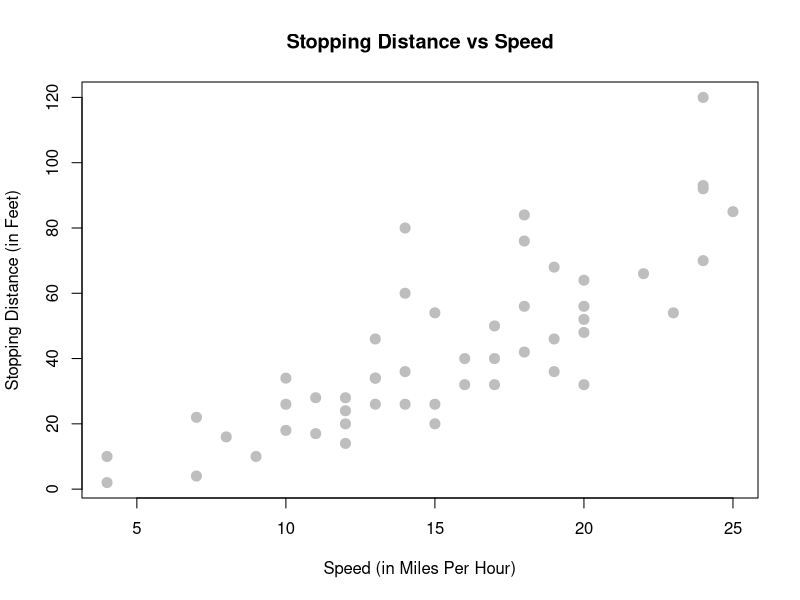
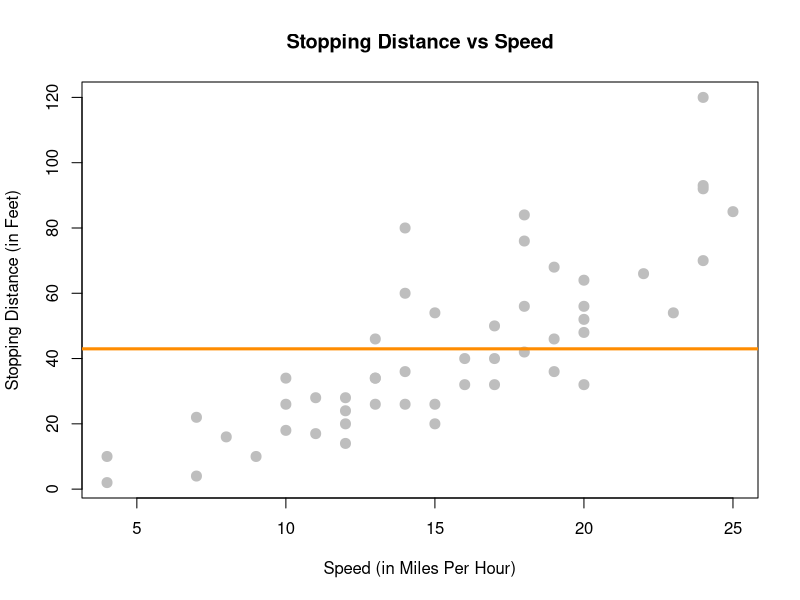
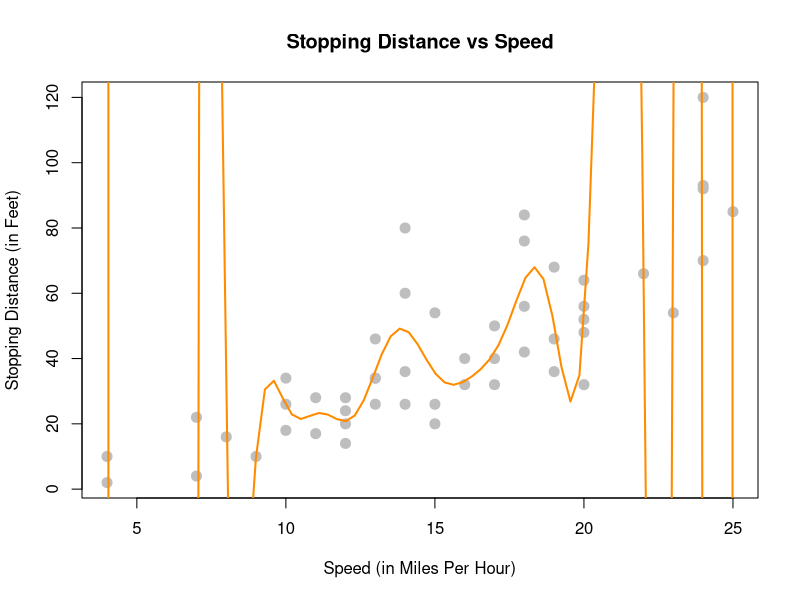
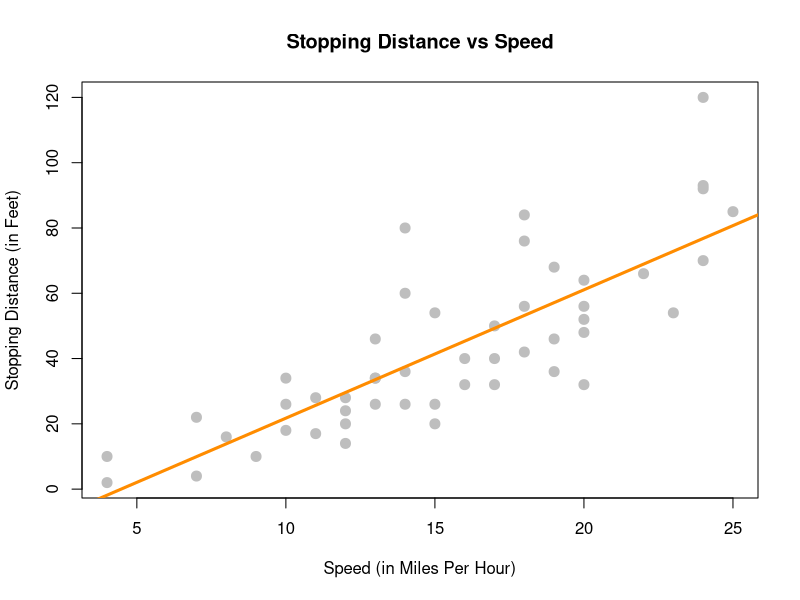
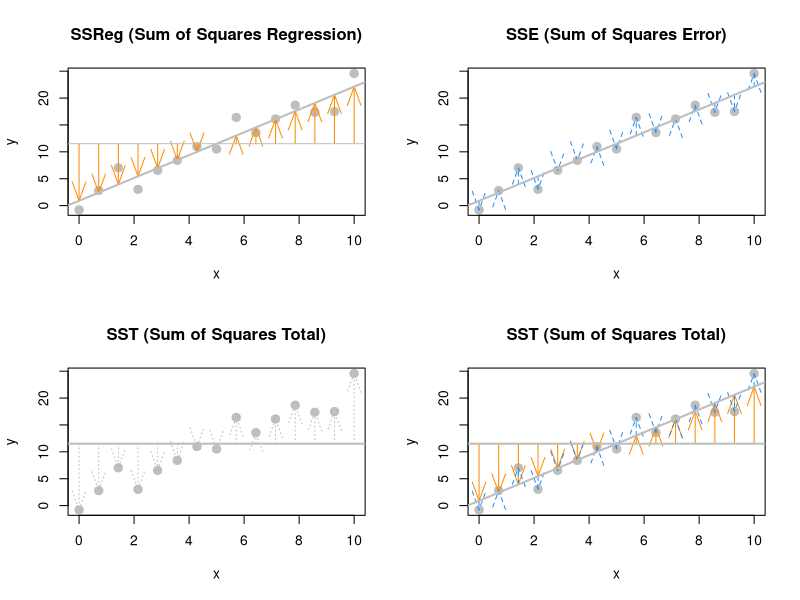
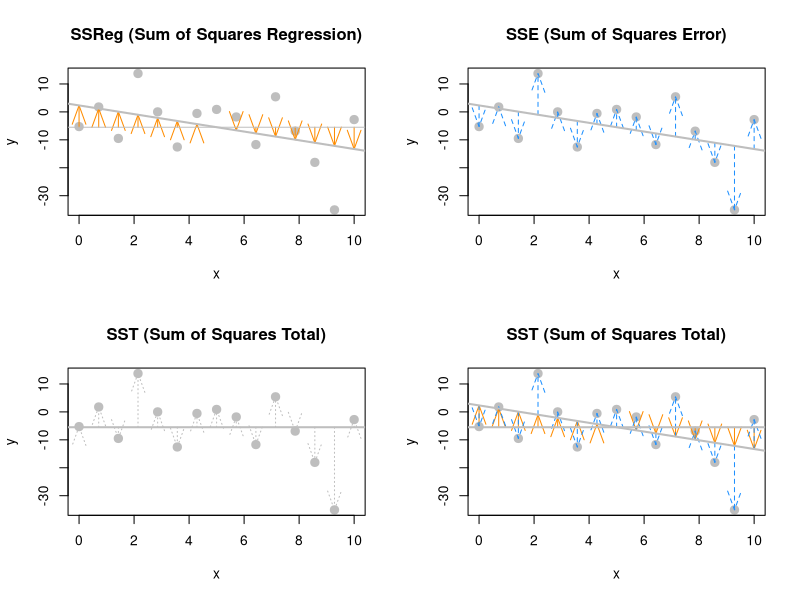
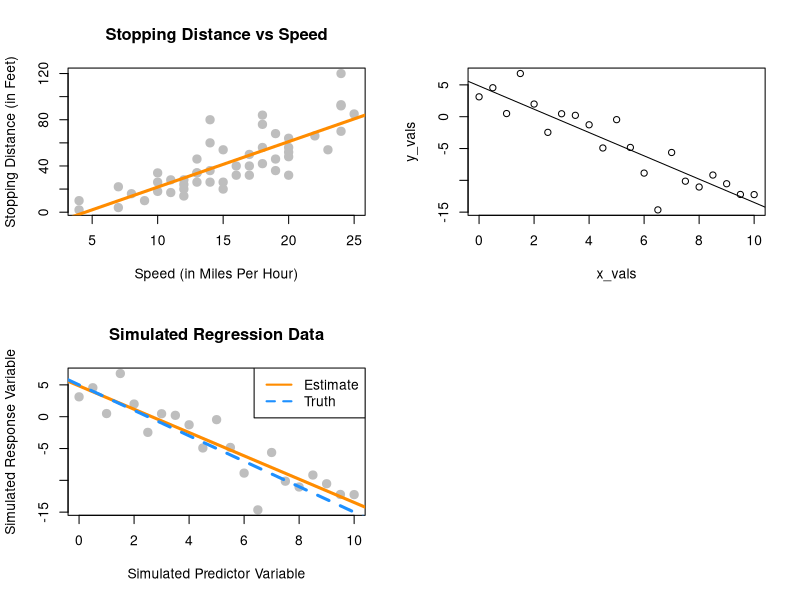

Here is the R script that generated these plots, in order:
## ---- chunk 1
knitr::opts_chunk$set(echo = TRUE)
## ---- chunk 2
knitr::opts_chunk$set(cache = TRUE, autodep = TRUE, fig.align = "center")
## ---- chunk 3
str(cars)
## ---- chunk 4
dim(cars)
nrow(cars)
ncol(cars)
## ---- chunk 5
plot(dist ~ speed, data = cars,
     xlab = "Speed (in Miles Per Hour)",
     ylab = "Stopping Distance (in Feet)",
     main = "Stopping Distance vs Speed",
     pch  = 20,
     cex  = 2,
     col  = "grey")
## ---- chunk 6
plot(dist ~ speed, data = cars,
     xlab = "Speed (in Miles Per Hour)",
     ylab = "Stopping Distance (in Feet)",
     main = "Stopping Distance vs Speed",
     pch  = 20,
     cex  = 2,
     col  = "grey")
underfit_model = lm(dist ~ 1, data = cars)
abline(underfit_model, lwd = 3, col = "darkorange")
## ---- chunk 7
overfit_model = lm(dist ~ poly(speed, 18), data = cars)
x = seq(-10, 50, length.out = 200)
plot(dist ~ speed, data = cars,
     xlab = "Speed (in Miles Per Hour)",
     ylab = "Stopping Distance (in Feet)",
     main = "Stopping Distance vs Speed",
     pch  = 20,
     cex  = 2,
     col  = "grey")
lines(x, predict(overfit_model, data.frame(speed = x)), lwd = 2, col = "darkorange")
## ---- chunk 8
stop_dist_model = lm(dist ~ speed, data = cars)
plot(dist ~ speed, data = cars,
     xlab = "Speed (in Miles Per Hour)",
     ylab = "Stopping Distance (in Feet)",
     main = "Stopping Distance vs Speed",
     pch  = 20,
     cex  = 2,
     col  = "grey")
abline(stop_dist_model, lwd = 3, col = "darkorange")
## ---- chunk 9
x = cars$speed
y = cars$dist
## ---- chunk 10
Sxy = sum((x - mean(x)) * (y - mean(y)))
Sxx = sum((x - mean(x)) ^ 2)
Syy = sum((y - mean(y)) ^ 2)
c(Sxy, Sxx, Syy)
## ---- chunk 11
beta_1_hat = Sxy / Sxx
beta_0_hat = mean(y) - beta_1_hat * mean(x)
c(beta_0_hat, beta_1_hat)
## ---- chunk 12
unique(cars$speed)
## ---- chunk 13
beta_0_hat + beta_1_hat * 8
## ---- chunk 14
8 %in% unique(cars$speed)
21 %in% unique(cars$speed)
## ---- chunk 15
min(cars$speed) < 21 & 21 < max(cars$speed)
## ---- chunk 16
beta_0_hat + beta_1_hat * 21
## ---- chunk 17
range(cars$speed)
range(cars$speed)[1] < 50 & 50 < range(cars$speed)[2] 
## ---- chunk 18
beta_0_hat + beta_1_hat * 50
## ---- chunk 19
which(cars$speed == 8)
cars[5, ]
cars[which(cars$speed == 8), ]
## ---- chunk 20
16 - (beta_0_hat + beta_1_hat * 8)
## ---- chunk 21
y_hat = beta_0_hat + beta_1_hat * x
e     = y - y_hat
n     = length(e)
s2_e  = sum(e^2) / (n - 2)
s2_e
## ---- chunk 22
s_e = sqrt(s2_e)
s_e
## ---- chunk 23
SST   = sum((y - mean(y)) ^ 2)
SSReg = sum((y_hat - mean(y)) ^ 2)
SSE   = sum((y - y_hat) ^ 2)
c(SST = SST, SSReg = SSReg, SSE = SSE)
## ---- chunk 24
SSE / (n - 2)
## ---- chunk 25
s2_e == SSE / (n - 2)
## ---- chunk 26
R2 = SSReg / SST
R2
## ---- chunk 27
generate_data = function(int = 1,
                         slope = 2,
                         sigma = 5,
                         n_obs = 15,
                         x_min = 0,
                         x_max = 10) {
  x = seq(x_min, x_max, length.out = n_obs)
  y = int + slope * x + rnorm(n_obs, 0, sigma)
  fit = lm(y ~ x)
  y_hat = fitted(fit)
  y_bar = rep(mean(y), n_obs)
  data.frame(x, y, y_hat, y_bar)
}

plot_total_dev = function(reg_data) {
  plot(reg_data$x, reg_data$y, main = "SST (Sum of Squares Total)", 
       xlab = "x", ylab = "y", pch = 20, cex = 2, col = "grey")
  arrows(reg_data$x, reg_data$y_bar,
         reg_data$x, reg_data$y,
         col = 'grey', lwd = 1, lty = 3, length = 0.2, angle = 20)
  abline(h = mean(reg_data$y), lwd = 2,col = "grey")
  # abline(lm(y ~ x, data = reg_data), lwd = 2, col = "grey")
}

plot_total_dev_prop = function(reg_data) {
  plot(reg_data$x, reg_data$y, main = "SST (Sum of Squares Total)", 
       xlab = "x", ylab = "y", pch = 20, cex = 2, col = "grey")
  arrows(reg_data$x, reg_data$y_bar,
         reg_data$x, reg_data$y_hat,
         col = 'darkorange', lwd = 1, length = 0.2, angle = 20)
  arrows(reg_data$x, reg_data$y_hat,
         reg_data$x, reg_data$y,
         col = 'dodgerblue', lwd = 1, lty = 2, length = 0.2, angle = 20)
  abline(h = mean(reg_data$y), lwd = 2,col = "grey")
  abline(lm(y ~ x, data = reg_data), lwd = 2, col = "grey")
}

plot_unexp_dev = function(reg_data) {
  plot(reg_data$x, reg_data$y, main = "SSE (Sum of Squares Error)",
       xlab = "x", ylab = "y", pch = 20, cex = 2, col = "grey")
  arrows(reg_data$x, reg_data$y_hat,
         reg_data$x, reg_data$y,
         col = 'dodgerblue', lwd = 1, lty = 2, length = 0.2, angle = 20)
  abline(lm(y ~ x, data = reg_data), lwd = 2, col = "grey")
}

plot_exp_dev = function(reg_data) {
  plot(reg_data$x, reg_data$y, main = "SSReg (Sum of Squares Regression)", 
  xlab = "x", ylab = "y", pch = 20, cex = 2, col = "grey")
  arrows(reg_data$x, reg_data$y_bar,
         reg_data$x, reg_data$y_hat,
         col = 'darkorange', lwd = 1, length = 0.2, angle = 20)
  abline(lm(y ~ x, data = reg_data), lwd = 2, col = "grey")
  abline(h = mean(reg_data$y), col = "grey")
}
## ---- chunk 28
set.seed(2)
plot_data = generate_data(sigma = 2)
## ---- chunk 29
par(mfrow = c(2, 2))
plot_exp_dev(plot_data)
plot_unexp_dev(plot_data)
plot_total_dev(plot_data)
plot_total_dev_prop(plot_data)
## ---- chunk 30
set.seed(1)
plot_data = generate_data(slope = -1.5, sigma = 10)
## ---- chunk 31
par(mfrow = c(2, 2))
plot_exp_dev(plot_data)
plot_unexp_dev(plot_data)
plot_total_dev(plot_data)
plot_total_dev_prop(plot_data)
## ---- chunk 32
stop_dist_model = lm(dist ~ speed, data = cars)
## ---- chunk 33
stop_dist_model
## ---- chunk 34
c(beta_0_hat, beta_1_hat)
## ---- chunk 35
plot(dist ~ speed, data = cars,
     xlab = "Speed (in Miles Per Hour)",
     ylab = "Stopping Distance (in Feet)",
     main = "Stopping Distance vs Speed",
     pch  = 20,
     cex  = 2,
     col  = "grey")
abline(stop_dist_model, lwd = 3, col = "darkorange")
## ---- chunk 36
names(stop_dist_model)
## ---- chunk 37
stop_dist_model$residuals
## ---- chunk 38
coef(stop_dist_model)
resid(stop_dist_model)
fitted(stop_dist_model)
## ---- chunk 39
summary(stop_dist_model)
## ---- chunk 40
names(summary(stop_dist_model))
## ---- chunk 41
summary(stop_dist_model)$r.squared
## ---- chunk 42
summary(stop_dist_model)$sigma
## ---- chunk 43
predict(stop_dist_model, newdata = data.frame(speed = 8))
## ---- chunk 44
predict(stop_dist_model, newdata = data.frame(speed = c(8, 21, 50)))
## ---- chunk 45
predict(stop_dist_model, newdata = cars)
# predict(stop_dist_model, newdata = data.frame(speed = cars$speed))
## ---- chunk 46
predict(stop_dist_model)
## ---- chunk 47
fitted(stop_dist_model)
## ---- chunk 48
num_obs = 21
beta_0  = 5
beta_1  = -2
sigma   = 3
## ---- chunk 49
set.seed(1)
epsilon = rnorm(n = num_obs, mean = 0, sd = sigma)
## ---- chunk 50
x_vals = seq(from = 0, to = 10, length.out = num_obs)
# set.seed(1)
# x_vals = runif(num_obs, 0, 10)
## ---- chunk 51
y_vals = beta_0 + beta_1 * x_vals + epsilon
## ---- chunk 52
sim_fit = lm(y_vals ~ x_vals)
coef(sim_fit)
## ---- chunk 53
plot(y_vals ~ x_vals)
abline(sim_fit)
## ---- chunk 54
sim_slr = function(x, beta_0 = 10, beta_1 = 5, sigma = 1) {
  n = length(x)
  epsilon = rnorm(n, mean = 0, sd = sigma)
  y = beta_0 + beta_1 * x + epsilon
  data.frame(predictor = x, response = y)
}
## ---- chunk 55
set.seed(1)
sim_data = sim_slr(x = x_vals, beta_0 = 5, beta_1 = -2, sigma = 3)
## ---- chunk 56
head(sim_data)
## ---- chunk 57
sim_fit = lm(response ~ predictor, data = sim_data)
coef(sim_fit)
## ---- chunk 58
plot(response ~ predictor, data = sim_data,
     xlab = "Simulated Predictor Variable",
     ylab = "Simulated Response Variable",
     main = "Simulated Regression Data",
     pch  = 20,
     cex  = 2,
     col  = "grey")
abline(sim_fit, lwd = 3, lty = 1, col = "darkorange")
abline(beta_0, beta_1, lwd = 3, lty = 2, col = "dodgerblue")
legend("topright", c("Estimate", "Truth"), lty = c(1, 2), lwd = 2,
       col = c("darkorange", "dodgerblue"))
